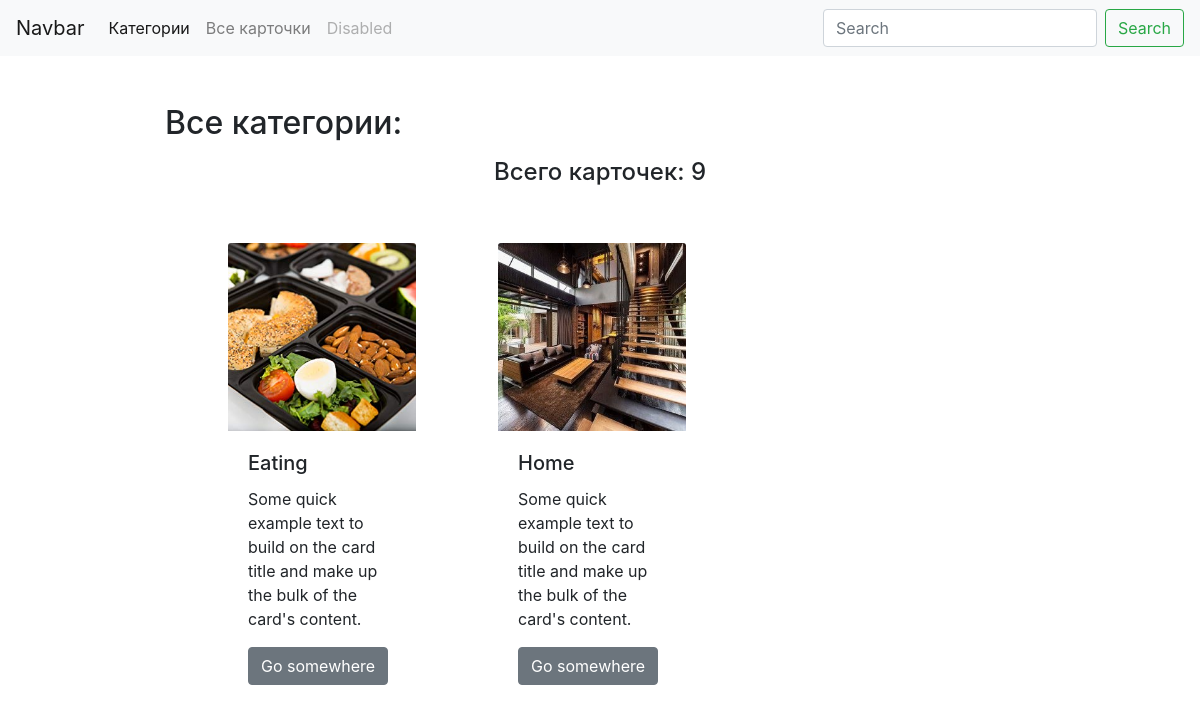
The page / on the database its author committed.
### card/models.py (models this page shows, shortened)
class Category(models.Model):
    title = models.CharField(max_length=30)
    slug = models.SlugField(max_length=250, unique=True)
    image = models.ImageField(upload_to='card_image', blank=True)
    cards_count = models.PositiveIntegerField(default=0, verbose_name="Кол-во карточек")
    class Meta:
        ordering = ('title',)
        verbose_name = 'category'
        verbose_name_plural = 'categories'

### card/views.py (the view)
# urls.py: path('', category_list, name='category_list'),
def category_list(request):
    categories = Category.objects.all()
    card = Cards.objects.count()
    count = str(card)
    return render(request, 'card/category_list.html', context={'categories': categories, "count": count, })

### card/templates/card/category_list.html
{% extends 'card/base_card.html' %}
{% block content %}
    <div class="container mt-5 col-9">
    <h2 class="">Все категории:</h2>
    <h4 class="text-center mt-3">Всего карточек: {{ count }}</h4>
    {% for category in categories %}
        <div class="d-inline-block col-3 ml-5 mt-5">
            <img src="{{ category.image.url }}" class="card-img-top" alt="">
            <div class="card-body">
                <h5 class="card-title">{{ category.title }}</h5>
                <p class="card-text">Some quick example text to build on the card title and make up the bulk of the card's content.</p>
                <a href="{% url 'list_by_category' category_slug=category.slug %}" class="btn btn-secondary">Go somewhere</a>
            </div>
        </div>
    {% endfor %}
    </div>
{% endblock %}

### rows shown on the page
Category: image (picture), title "Eating"
Category: image (picture), title "Home"

### other values the page prints
{{ count }} "9"
